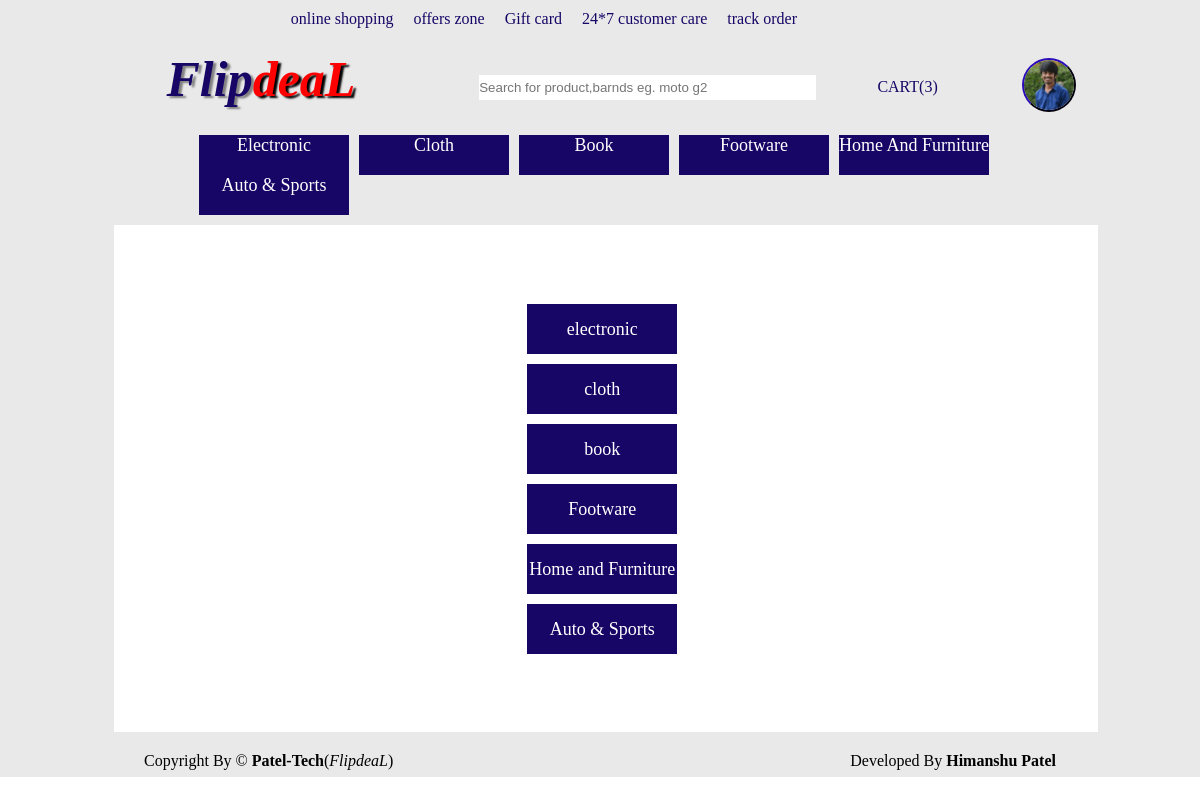
The app's page /subcat2.php (signed in) with its own data.
### tables this page shows
CREATE TABLE IF NOT EXISTS `user_regi` (
  `uid` int(11) NOT NULL AUTO_INCREMENT,
  `fname` varchar(80) NOT NULL,
  `lname` varchar(50) NOT NULL,
  `gender` varchar(1) NOT NULL,
  `dob` date NOT NULL,
  `uname` varchar(80) NOT NULL,
  `uemail` varchar(80) NOT NULL,
  `upass` varchar(20) NOT NULL,
  `address` text NOT NULL,
  `state` varchar(50) NOT NULL,
  `pincode` int(6) NOT NULL,
  `mob` int(10) NOT NULL,
  `uimg` varchar(100) NOT NULL,
  UNIQUE KEY `uid` (`uid`)
);

CREATE TABLE IF NOT EXISTS `categori` (
  `catid` int(11) NOT NULL AUTO_INCREMENT,
  `catname` varchar(80) NOT NULL,
  `cattype` varchar(50) NOT NULL,
  `prim` int(11) NOT NULL,
  `catimage` varchar(100) NOT NULL,
  PRIMARY KEY (`catid`)
);

### subcat2.php (the view, shortened to what this page needs)
<?php
include('header1.php');
include('dbconnect.php');
$a=$_REQUEST['t'];
$x=mysqli_query($con,"select count(*) from categori where prim='$a'");
$x1=mysqli_fetch_array($x);
if($x1[0]=='0')
{header("location:mainpage.php?t=$a");
}
else
{
	?>
<link href="SpryAssets/SpryMenuBarVertical.css" rel="stylesheet" type="text/css" />
<?php
	$cat=mysqli_query($con,"select catname,catid from categori where prim='$a'");
echo "<div id='subcat2'>";
echo "<ul id='subbar2' aling='canter'>";
for($i=0;$i<$x1[0];$i++)
{
 $cat1=mysqli_fetch_array($cat);
echo "<a href='subcat2.php?t=$cat1[1]'><li>$cat1[0]</li></a>";
}
echo "</ul>";
echo "</div>";
}
include('footer.php');
?>

### header1.php (shortened to what this page needs)
<!DOCTYPE html PUBLIC "-//W3C//DTD XHTML 1.0 Transitional//EN" "http://www.w3.org/TR/xhtml1/DTD/xhtml1-transitional.dtd">
<html xmlns="http://www.w3.org/1999/xhtml">
<head>
<link href="style.css" type="text/css" rel="stylesheet" />
<link href="SpryAssets/SpryMenuBarHorizontal.css" rel="stylesheet" type="text/css" />
<link href="SpryAssets/SpryMenuBarVertical.css" rel="stylesheet" type="text/css" />
<link href="SpryAssets/SpryMenuBarHorizontal.css" rel="stylesheet" type="text/css" />
</head>
<body>
   <div id="main">
<div id="head">
<div id="upperstrip">
<div id="headstrip">
<ul>
<li><a href="mainpage.php?t=0">online shopping</a></li>
<li><a href="sell.php">offers zone</a></li>
<li><a href="giftcard.php">Gift card</a></li>
<li><a href="#">24*7 customer care</a></li>
<li><a href="#">track order</a></li>
</ul>
</div>
<div id="headContainer">
<div class="hc" id="hc">
    <h3><i>&nbsp;Flip</i></h3><H4><i>deaL</i></H4>
</div>
<div class="hc" id="hc"><div id="search">
<form action="searchitem.php" method="get">
<input type="search" name="search" maxlength="100" size="40" id="sreach" placeholder="Search for product,barnds eg. moto g2" onkeyup="searchitem();"/>&nbsp;&nbsp;</div>
</div>
<div class="hc" id="hc">
<div id="userinfo">
<?php
if(isset($_SESSION['user']))
{
 if(($_SESSION['user']!="admin") )
{
	if(($_SESSION['user']!="courier_babu"))
	{
	if(isset($_SESSION['uid']))
{
include("dbconnect.php");
$ud=$_SESSION['uid'];
$user1=mysqli_query($con,"select * from user_regi where uid=$ud");
$user=mysqli_fetch_array($user1);
?>
  <ul id="MenuBar2" class="MenuBarHorizontal" >
    <li><a class="MenuBarItemSubmenu" href="#"><?php
	echo "<img src='.\\userimg\\$user[12]' width='50' height='50' id='pimg'/><br>";
	 ?></a>
    </li>
    <?php }}}
	}?>
</div>
<div id="cart">
<a href="cart.php">CART(<?php include("dbconnect.php");
if(isset($_SESSION['user']))
{if(isset($_SESSION['uid']))
{$uid=$_SESSION['uid'];
$n=mysqli_query($con,"select count(*) from cart where userid='$uid'");
$n1=mysqli_fetch_array($n);
echo $n1[0];
}
else
{ echo '0';}
}
else
{ echo '0';}
?>)</a>
</div>
</div>
</div>
<div id="subcat">
<?php
include("dbconnect.php");
$y=mysqli_query($con,"select count(*) from categori where prim='0';");
$y1=mysqli_fetch_array($y);
$y2=$y1[0];
$q=mysqli_query($con,"select catname,catid from categori where prim='0';");
echo "<ul id='subbar1' class='Menusubbar' aling='center'>";
for($i=0;$i<$y2;$i++)
{
$q1=mysqli_fetch_array($q);
echo "<a href='subcat2.php?t=$q1[1]'><li>$q1[0]</li></a>";
}
echo "</ul>";
?>
</div>
    </div>
<div id="body" >

### style.css (style rules this page uses)
* { margin:auto; padding:0px; margin: 0px; }
#headstrip { width: 80%; float: right; height: 40px; margin-left: 100px; margin-right: 50px; }
#headstrip ul { width:100%; list-style:none; }
#headstrip ul li { float:left; margin-left:20px; height: 30px; }
#headstrip ul li a { text-decoration:none; background-color:#E9E9E9; color: #170666; border-style:2px outset #E9E9E9; text-decoration:none; }
#headContainer { float:right; width: 100%; height: 85px; }
#hc { alignment-adjust:central; float: left; width: 30%; margin-left: 30px; }
#hc h3 { float: left; color: #170666; font-size: 50px; font-family: cursive; font-weight: bolder; text-shadow: 3px 2px 2px grey; }
#hc h4 { float: left; color:#F00; font-size: 50px; font-family:cursive; font-weight:bolder; text-shadow: 3px 2px 2px black; }
#pimg { border-radius: 50px; margin-left: 10px; border: 2.5px #170666; border-style: outset; }
#userinfo { float:right; width: 100px; height: 75px; }
#search form input { margin-top: 25px; height: 25px; margin-left: 0px; border: 5px; }
#cart { float:left; margin-left: 70px; margin-top: 25px; color: #170666; border-style: solid; border-color: #E9E9E9; background-color: #E9E9E9; }
#cart a { text-decoration: none; color: #170666; font-weight: normal; }
#subcat2 { margin-left: 42%; margin-top: 8%; width: 150px; border-radius: 3px; margin-bottom: 8% }
#subbar2 { list-style: none; border-radius: 3px; }
#subbar2 a li { text-decoration: none; color: white; font-size: 18PX; background-color:#170666; text-align: center; margin-top: 10px; }
#subbar2 a { text-decoration: none; line-height: 50px; }
#main { width: 100%; float: left; background-color:#E9E9E9; }
#head { background-color:#FFF; float:left; width:82%; margin-left:9.5%; }
#subcat { float: left; width: 100%; align-items: center; margin-left: 20px; }
#upperstrip { float: left; width: 100%; border-style: solid; border-color: #E9E9E9; border-style:solid; background-color:#E9E9E9; border-width: 10px; }
#body { float: left; width: 100%; }
#subbar1 li { float: left; border: 2px solid; border:#170666; margin-left: 10px; background-color: #170666; width: 150px; height: 40px; text-transform: capitalize; }
#subbar1 { list-style: none; margin-left: 45px; }
#subbar1 a li { text-decoration: none; color: white; font-size: 18PX; text-align: center; }

### SpryAssets/SpryMenuBarHorizontal.css (style rules this page uses)
ul.MenuBarHorizontal { margin: 0; padding: 0; list-style-type: none; font-size: 100%; cursor: default; width: auto; }
ul.MenuBarHorizontal li { margin: 0; padding: 0; list-style-type: none; font-size: 100%; position: relative; text-align:left; cursor: pointer; width: 6em; float: left; }
ul.MenuBarHorizontal a { display: block; cursor: pointer; background-color: #E9E9E9; padding: 0.5em 0.75em; color: #333; text-decoration: none; }
ul.MenuBarHorizontal a.MenuBarItemSubmenu { background-repeat: no-repeat; background-position: 95% 50%; }

### records on screen
user_regi: uimg (picture)
categori: catname "Electronic", catname "electronic"
categori: catname "Cloth", catname "cloth"
categori: catname "Book", catname "book"
categori: catname "Footware"
categori: catname "Home And Furniture", catname "Home and Furniture"
categori: catname "Auto & Sports"

### other values on screen
$n1[0] "3"
